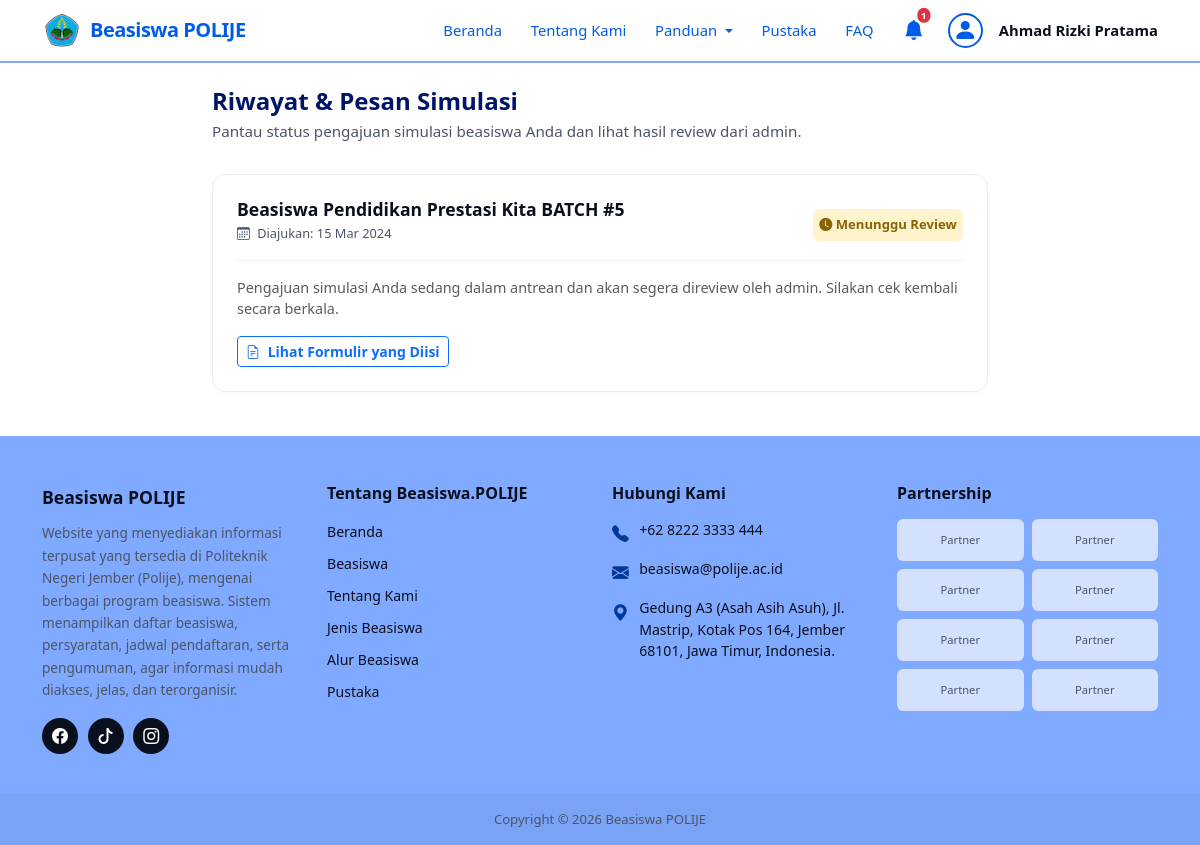
The app's page /public/frontend/mahasiswa/pesan.php (signed in), older data.
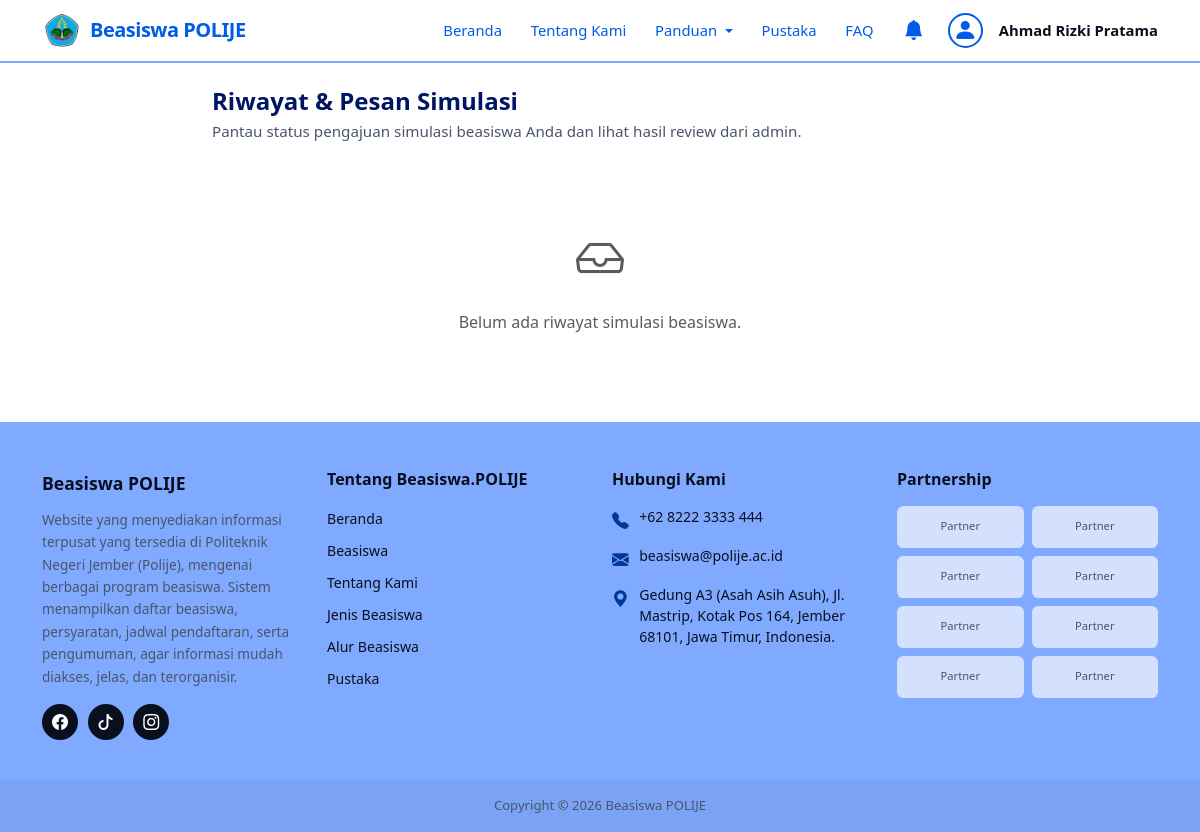
The same page, newer data.
### tables this page shows
CREATE TABLE `simulasi` (
  `id_simulasi` int NOT NULL AUTO_INCREMENT,
  `id_mahasiswa` int NOT NULL,
  `id_beasiswa` int NOT NULL,
  `created_at` timestamp NOT NULL DEFAULT CURRENT_TIMESTAMP,
  `tgl_submit` timestamp NULL DEFAULT NULL,
  `prestasi` text,
  `motivasi` text,
  `ikut_organisasi` text,
  `status_beasiswa_lain` tinyint(1) NOT NULL DEFAULT '0',
  `aktif_kuliah` tinyint(1) NOT NULL DEFAULT '1',
  PRIMARY KEY (`id_simulasi`),
  KEY `fk_simulasi_mahasiswa` (`id_mahasiswa`),
  KEY `fk_simulasi_beasiswa` (`id_beasiswa`),
  CONSTRAINT `fk_simulasi_beasiswa` FOREIGN KEY (`id_beasiswa`) REFERENCES `beasiswa` (`id_beasiswa`) ON DELETE CASCADE ON UPDATE CASCADE,
  CONSTRAINT `fk_simulasi_mahasiswa` FOREIGN KEY (`id_mahasiswa`) REFERENCES `mahasiswa` (`id_mahasiswa`) ON DELETE CASCADE ON UPDATE CASCADE
);

CREATE TABLE `beasiswa` (
  `id_beasiswa` int NOT NULL AUTO_INCREMENT,
  `nama_beasiswa` varchar(200) NOT NULL,
  `nama_penyelenggara` varchar(150) NOT NULL,
  `deskripsi_singkat` varchar(500) NOT NULL,
  `deskripsi_lengkap` text NOT NULL,
  `informasi_beasiswa` text NOT NULL,
  `link_pendaftaran` varchar(500) NOT NULL,
  `poster_url` varchar(500) NOT NULL,
  `tgl_buka` date NOT NULL,
  `tgl_tutup` date NOT NULL,
  `status_pendaftaran` enum('belum_dibuka','dibuka','ditutup') NOT NULL,
  `status_verifikasi` enum('pending','terverifikasi','ditolak') NOT NULL DEFAULT 'pending',
  `upload_at` timestamp NOT NULL DEFAULT CURRENT_TIMESTAMP,
  `id_mitra` int DEFAULT NULL,
  `id_admin` int DEFAULT NULL,
  `alasan_penolakan` text,
  PRIMARY KEY (`id_beasiswa`),
  KEY `fk_beasiswa_mitra` (`id_mitra`),
  KEY `fk_beasiswa_admin` (`id_admin`),
  CONSTRAINT `fk_beasiswa_admin` FOREIGN KEY (`id_admin`) REFERENCES `admin` (`id_admin`) ON DELETE SET NULL ON UPDATE CASCADE,
  CONSTRAINT `fk_beasiswa_mitra` FOREIGN KEY (`id_mitra`) REFERENCES `mitra` (`id_mitra`) ON DELETE SET NULL ON UPDATE CASCADE
);

### classes/HasilSimulasi.php (called while the page is built, shortened)
<?php
class HasilSimulasi
{
    private mysqli $db;
    public function __construct(mysqli $db)
    {
        $this->db = $db;
    }
    public function countUnread(int $id_mahasiswa): int
    {
        $stmt = $this->db->prepare(
            "SELECT COUNT(*) AS total FROM hasil_simulasi hs
             JOIN simulasi s ON hs.id_simulasi = s.id_simulasi
             WHERE s.id_mahasiswa = ? AND hs.is_read = FALSE"
        );
        $stmt->bind_param('i', $id_mahasiswa);
        $stmt->execute();
        $row = $stmt->get_result()->fetch_assoc();
        return (int) $row['total'];
    }
}

### helpers/Session.php (called while the page is built, shortened)
<?php
class Session
{
    public static function get(string $key): mixed
    {
        return $_SESSION[$key] ?? null;
    }
    public static function getId(): ?int
    {
        $id = self::get('id');
        return $id !== null ? (int) $id : null;
    }
}

### classes/Simulasi.php (called while the page is built, shortened)
<?php
class Simulasi
{
    private mysqli $db;
    public function __construct(mysqli $db)
    {
        $this->db = $db;
    }
    public function getByMahasiswa(int $id_mahasiswa): array
    {
        $stmt = $this->db->prepare(
            "SELECT s.*, b.nama_beasiswa, b.nama_penyelenggara,
                    hs.status_simulasi, hs.skor, hs.is_read, hs.catatan_admin, hs.tgl_review
             FROM simulasi s
             JOIN beasiswa b ON s.id_beasiswa = b.id_beasiswa
             LEFT JOIN hasil_simulasi hs ON s.id_simulasi = hs.id_simulasi
             WHERE s.id_mahasiswa = ?
             ORDER BY s.created_at DESC"
        );
        $stmt->bind_param('i', $id_mahasiswa);
        $stmt->execute();
        $rows = $stmt->get_result()->fetch_all(MYSQLI_ASSOC);
        return $rows;
    }
}

### public/frontend/mahasiswa/pesan.php (the view, shortened to what the changed rows need)
<?php
require_once CONFIG_PATH . 'Database.php';
require_once HELPERS_PATH . 'Session.php';
require_once CLASSES_PATH . 'Simulasi.php';
require_once CLASSES_PATH . 'HasilSimulasi.php';
$db = Database::getInstance()->getConnection();
$simulasiList = (new Simulasi($db))->getByMahasiswa(Session::getId());
require_once __DIR__ . '/../layout/header.php';
require_once __DIR__ . '/../layout/navbar-mahasiswa.php';
?>
<div class="container py-4" style="max-width: 800px;">
    <div class="page-header">
        <h1 class="page-title">Riwayat & Pesan Simulasi</h1>
    </div>
    <div class="pesan-list">
        <?php if (!empty($simulasiList)): ?>
            <?php foreach ($simulasiList as $s): ?>
                <?php
                $statusClass = 'status-pending';
                $statusIcon = 'bi-clock-fill';
                $statusText = 'Menunggu Review';
                $simStatus = $s['status_simulasi'] ?? 'pending';
                ?>
                <div class="pesan-card">
                    <div class="pesan-top">
                        <div class="pesan-info">
                            <h3><?= htmlspecialchars($s['nama_beasiswa']) ?></h3>
                            <div class="date"><i class="bi bi-calendar3 me-1"></i> Diajukan:
                                <?= date('d M Y', strtotime($s['tgl_submit'] ?? $s['created_at'] ?? 'now')) ?>
                            </div>
                        </div>
                        <div class="status-badge <?= $statusClass ?>">
                            <i class="bi <?= $statusIcon ?>"></i> <?= $statusText ?>
                        </div>
                    </div>
                    <div class="pesan-body">
                        <?php if ($simStatus === 'pending'): ?>
                            <p class="text-muted mb-0">Pengajuan simulasi Anda sedang dalam antrean dan akan segera direview oleh
                                admin. Silakan cek kembali secara berkala.</p>
                        <?php endif; ?>
                        <div class="mt-3">
                            <a href="<?= BASE_URL ?>/frontend/mahasiswa/detail-riwayat.php?id=<?= $s['id_simulasi'] ?>" class="btn btn-outline-primary btn-sm fw-semibold">
                                <i class="bi bi-file-earmark-text me-1"></i> Lihat Formulir yang Diisi
                            </a>
                        </div>
                    </div>
                </div>
            <?php endforeach; ?>
        <?php else: ?>
            <div class="text-center py-5">
                <i class="bi bi-inbox text-muted" style="font-size: 3rem;"></i>
                <p class="text-muted mt-3">Belum ada riwayat simulasi beasiswa.</p>
            </div>
        <?php endif; ?>
    </div>
</div>
<?php
require_once __DIR__ . '/../layout/footer.php';
?>

### public/frontend/layout/navbar-mahasiswa.php (shortened to what the changed rows need)
<?php
$jumlahNotif = (new HasilSimulasi($db))->countUnread((int)($_SESSION['id'] ?? 0));
?>
<nav class="navbar navbar-expand-lg navbar-beasiswa sticky-top" id="navbar-mahasiswa">
    <div class="container">
        <div class="collapse navbar-collapse" id="navbarMahasiswa">
            <div class="d-flex align-items-center gap-4">
                <a href="<?= BASE_URL ?>/frontend/mahasiswa/pesan.php" class="text-decoration-none position-relative"
                    style="color: var(--color-primary); font-size: 1.25rem;">
                    <i class="bi bi-bell-fill"></i>
                    <?php if (($jumlahNotif ?? 0) > 0): ?>
                    <span class="position-absolute top-0 start-100 translate-middle badge rounded-pill bg-danger"
                        style="font-size: 0.6rem; padding: 0.25em 0.4em;">
                        <?= $jumlahNotif ?> <span class="visually-hidden">pesan belum dibaca</span>
                    </span>
                    <?php endif; ?>
                </a>
            </div>
        </div>
    </div>
</nav>

Row changes from the older to the newer data that the page shows:
removed simulasi: id_beasiswa.nama_beasiswa "Beasiswa Pendidikan Prestasi Kita BATCH #5", tgl_submit "15 Mar 2024", statusText "Menunggu Review"
Text that changed along with them:
$jumlahNotif: "1" → (not shown)
text now shown: "Belum ada riwayat simulasi beasiswa."
